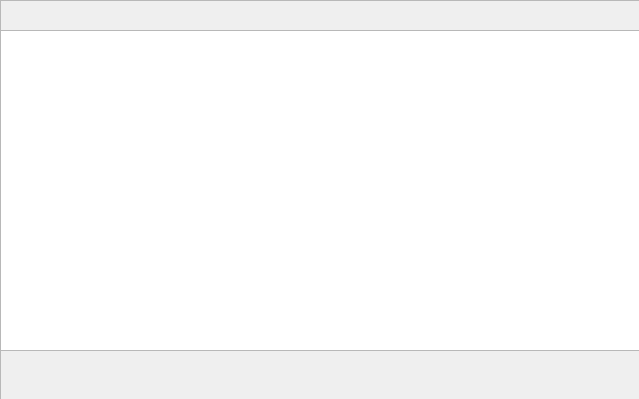
<?xml version="1.0" encoding="UTF-8"?>
<ui version="4.0">
 <class>MainWindow</class>
 <widget class="QMainWindow" name="MainWindow">
  <property name="geometry">
   <rect>
    <x>0</x>
    <y>0</y>
    <width>639</width>
    <height>399</height>
   </rect>
  </property>
  <property name="windowTitle">
   <string>MainWindow</string>
  </property>
  <property name="styleSheet">
   <string notr="true"/>
  </property>
  <widget class="QWidget" name="centralWidget">
   <widget class="QFrame" name="frame">
    <property name="geometry">
     <rect>
      <x>0</x>
      <y>0</y>
      <width>641</width>
      <height>31</height>
     </rect>
    </property>
    <property name="frameShape">
     <enum>QFrame::StyledPanel</enum>
    </property>
    <property name="frameShadow">
     <enum>QFrame::Raised</enum>
    </property>
   </widget>
   <widget class="QFrame" name="frame_2">
    <property name="geometry">
     <rect>
      <x>0</x>
      <y>0</y>
      <width>641</width>
      <height>401</height>
     </rect>
    </property>
    <property name="frameShape">
     <enum>QFrame::StyledPanel</enum>
    </property>
    <property name="frameShadow">
     <enum>QFrame::Raised</enum>
    </property>
    <widget class="QTableView" name="tableView">
     <property name="geometry">
      <rect>
       <x>0</x>
       <y>30</y>
       <width>641</width>
       <height>321</height>
      </rect>
     </property>
    </widget>
    <zorder>tableView</zorder>
    <zorder>tableView</zorder>
   </widget>
   <zorder>frame_2</zorder>
   <zorder>frame</zorder>
  </widget>
 </widget>
 <layoutdefault spacing="6" margin="11"/>
 <resources/>
 <connections/>
</ui>
